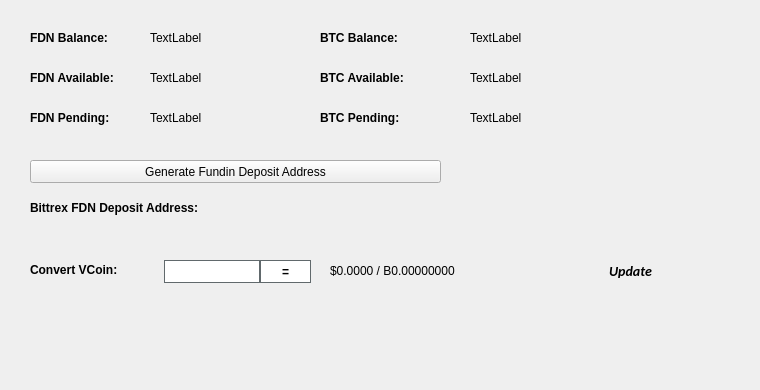
   <widget class="QWidget" name="BalanceTab">
    <attribute name="title">
     <string>Balance</string>
    </attribute>
    <widget class="QLabel" name="BitcoinBalanceLabel">
     <property name="geometry">
      <rect>
       <x>470</x>
       <y>30</y>
       <width>150</width>
       <height>16</height>
      </rect>
     </property>
     <property name="text">
      <string>TextLabel</string>
     </property>
    </widget>
    <widget class="QLabel" name="FDNBalanceLabel">
     <property name="geometry">
      <rect>
       <x>150</x>
       <y>30</y>
       <width>150</width>
       <height>16</height>
      </rect>
     </property>
     <property name="text">
      <string>TextLabel</string>
     </property>
    </widget>
    <widget class="QLabel" name="label_11">
     <property name="geometry">
      <rect>
       <x>30</x>
       <y>30</y>
       <width>101</width>
       <height>16</height>
      </rect>
     </property>
     <property name="font">
      <font>
       <weight>75</weight>
       <bold>true</bold>
      </font>
     </property>
     <property name="text">
      <string>FDN Balance:</string>
     </property>
    </widget>
    <widget class="QLabel" name="label_12">
     <property name="geometry">
      <rect>
       <x>320</x>
       <y>30</y>
       <width>101</width>
       <height>16</height>
      </rect>
     </property>
     <property name="font">
      <font>
       <weight>75</weight>
       <bold>true</bold>
      </font>
     </property>
     <property name="text">
      <string>BTC Balance:</string>
     </property>
    </widget>
    <widget class="QLabel" name="FDNAvailableLabel_2">
     <property name="geometry">
      <rect>
       <x>150</x>
       <y>70</y>
       <width>150</width>
       <height>16</height>
      </rect>
     </property>
     <property name="text">
      <string>TextLabel</string>
     </property>
    </widget>
    <widget class="QLabel" name="label_13">
     <property name="geometry">
      <rect>
       <x>30</x>
       <y>70</y>
       <width>111</width>
       <height>16</height>
      </rect>
     </property>
     <property name="font">
      <font>
       <weight>75</weight>
       <bold>true</bold>
      </font>
     </property>
     <property name="text">
      <string>FDN Available:</string>
     </property>
    </widget>
    <widget class="QLabel" name="label_14">
     <property name="geometry">
      <rect>
       <x>30</x>
       <y>110</y>
       <width>101</width>
       <height>16</height>
      </rect>
     </property>
     <property name="font">
      <font>
       <weight>75</weight>
       <bold>true</bold>
      </font>
     </property>
     <property name="text">
      <string>FDN Pending:</string>
     </property>
    </widget>
    <widget class="QLabel" name="FDNPendingLabel">
     <property name="geometry">
      <rect>
       <x>150</x>
       <y>110</y>
       <width>150</width>
       <height>16</height>
      </rect>
     </property>
     <property name="text">
      <string>TextLabel</string>
     </property>
    </widget>
    <widget class="QLabel" name="label_15">
     <property name="geometry">
      <rect>
       <x>320</x>
       <y>70</y>
       <width>111</width>
       <height>16</height>
      </rect>
     </property>
     <property name="font">
      <font>
       <weight>75</weight>
       <bold>true</bold>
      </font>
     </property>
     <property name="text">
      <string>BTC Available:</string>
     </property>
    </widget>
    <widget class="QLabel" name="BitcoinAvailableLabel">
     <property name="geometry">
      <rect>
       <x>470</x>
       <y>70</y>
       <width>150</width>
       <height>16</height>
      </rect>
     </property>
     <property name="text">
      <string>TextLabel</string>
     </property>
    </widget>
    <widget class="QLabel" name="label_31">
     <property name="geometry">
      <rect>
       <x>320</x>
       <y>110</y>
       <width>111</width>
       <height>16</height>
      </rect>
     </property>
     <property name="font">
      <font>
       <weight>75</weight>
       <bold>true</bold>
      </font>
     </property>
     <property name="text">
      <string>BTC Pending:</string>
     </property>
    </widget>
    <widget class="QLabel" name="BitcoinPendingLabel">
     <property name="geometry">
      <rect>
       <x>470</x>
       <y>110</y>
       <width>150</width>
       <height>16</height>
      </rect>
     </property>
     <property name="text">
      <string>TextLabel</string>
     </property>
    </widget>
    <widget class="QLabel" name="label_33">
     <property name="geometry">
      <rect>
       <x>30</x>
       <y>200</y>
       <width>221</width>
       <height>16</height>
      </rect>
     </property>
     <property name="font">
      <font>
       <weight>75</weight>
       <bold>true</bold>
      </font>
     </property>
     <property name="text">
      <string>Bittrex FDN Deposit Address:</string>
     </property>
    </widget>
    <widget class="QPushButton" name="GenDepositBTN">
     <property name="geometry">
      <rect>
       <x>30</x>
       <y>160</y>
       <width>411</width>
       <height>23</height>
      </rect>
     </property>
     <property name="text">
      <string>Generate Fundin Deposit Address</string>
     </property>
     <property name="icon">
      <iconset resource="../fundin.qrc">
       <normaloff>:/icons/bitcoin</normaloff>:/icons/bitcoin</iconset>
     </property>
    </widget>
    <widget class="QLabel" name="DepositAddressLabel">
     <property name="geometry">
      <rect>
       <x>200</x>
       <y>200</y>
       <width>261</width>
       <height>16</height>
      </rect>
     </property>
     <property name="palette">
      <palette>
       <active>
        <colorrole role="WindowText">
         <brush brushstyle="SolidPattern">
          <color alpha="255">
           <red>0</red>
           <green>0</green>
           <blue>0</blue>
          </color>
         </brush>
        </colorrole>
        <colorrole role="Text">
         <brush brushstyle="SolidPattern">
          <color alpha="255">
           <red>0</red>
           <green>0</green>
           <blue>255</blue>
          </color>
         </brush>
        </colorrole>
       </active>
       <inactive>
        <colorrole role="WindowText">
         <brush brushstyle="SolidPattern">
          <color alpha="255">
           <red>0</red>
           <green>0</green>
           <blue>0</blue>
          </color>
         </brush>
        </colorrole>
        <colorrole role="Text">
         <brush brushstyle="SolidPattern">
          <color alpha="255">
           <red>0</red>
           <green>0</green>
           <blue>255</blue>
          </color>
         </brush>
        </colorrole>
       </inactive>
       <disabled>
        <colorrole role="WindowText">
         <brush brushstyle="SolidPattern">
          <color alpha="255">
           <red>120</red>
           <green>120</green>
           <blue>120</blue>
          </color>
         </brush>
        </colorrole>
        <colorrole role="Text">
         <brush brushstyle="SolidPattern">
          <color alpha="255">
           <red>120</red>
           <green>120</green>
           <blue>120</blue>
          </color>
         </brush>
        </colorrole>
       </disabled>
      </palette>
     </property>
     <property name="font">
      <font>
       <weight>75</weight>
       <bold>true</bold>
      </font>
     </property>
     <property name="text">
      <string/>
     </property>
     <property name="alignment">
      <set>Qt::AlignRight|Qt::AlignTrailing|Qt::AlignVCenter</set>
     </property>
     <property name="textInteractionFlags">
      <set>Qt::LinksAccessibleByMouse|Qt::TextSelectableByKeyboard|Qt::TextSelectableByMouse</set>
     </property>
    </widget>
    <widget class="QLabel" name="label_8">
     <property name="geometry">
      <rect>
       <x>460</x>
       <y>300</y>
       <width>281</width>
       <height>81</height>
      </rect>
     </property>
     <property name="text">
      <string/>
     </property>
     <property name="pixmap">
      <pixmap>:/images/bittrex</pixmap>
     </property>
    </widget>
    <widget class="QWidget" name="widgetConversion" native="true">
     <property name="geometry">
      <rect>
       <x>0</x>
       <y>250</y>
       <width>751</width>
       <height>43</height>
      </rect>
     </property>
     <property name="minimumSize">
      <size>
       <width>0</width>
       <height>43</height>
      </size>
     </property>
     <property name="styleSheet">
      <string notr="true"/>
     </property>
     <widget class="QPushButton" name="btnUpdateMarketData">
      <property name="geometry">
       <rect>
        <x>575</x>
        <y>0</y>
        <width>111</width>
        <height>41</height>
       </rect>
      </property>
      <property name="sizePolicy">
       <sizepolicy hsizetype="Expanding" vsizetype="Expanding">
        <horstretch>0</horstretch>
        <verstretch>0</verstretch>
       </sizepolicy>
      </property>
      <property name="font">
       <font>
        <family>calibri</family>
        <pointsize>-1</pointsize>
        <weight>75</weight>
        <italic>true</italic>
        <bold>true</bold>
       </font>
      </property>
      <property name="styleSheet">
       <string notr="true">margin:0px;text-align:center;padding:2px;border-radius:3px;font-style:italic;width:100px;font-size:14px;font-family:calibri;font-weight:600;</string>
      </property>
      <property name="text">
       <string>Update</string>
      </property>
      <property name="iconSize">
       <size>
        <width>150</width>
        <height>35</height>
       </size>
      </property>
      <property name="autoDefault">
       <bool>true</bool>
      </property>
      <property name="default">
       <bool>true</bool>
      </property>
     </widget>
     <widget class="QLabel" name="lblConvertVCoin">
      <property name="geometry">
       <rect>
        <x>30</x>
        <y>10</y>
        <width>131</width>
        <height>20</height>
       </rect>
      </property>
      <property name="styleSheet">
       <string notr="true"/>
      </property>
      <property name="text">
       <string>&lt;html&gt;&lt;head/&gt;&lt;body&gt;&lt;p&gt;&lt;span style=&quot; font-weight:600;&quot;&gt;Convert VCoin:&lt;/span&gt;&lt;/p&gt;&lt;/body&gt;&lt;/html&gt;</string>
      </property>
     </widget>
     <widget class="QLineEdit" name="txtConvertVCoinQty">
      <property name="geometry">
       <rect>
        <x>160</x>
        <y>10</y>
        <width>100</width>
        <height>23</height>
       </rect>
      </property>
      <property name="minimumSize">
       <size>
        <width>100</width>
        <height>23</height>
       </size>
      </property>
      <property name="maximumSize">
       <size>
        <width>100</width>
        <height>16777215</height>
       </size>
      </property>
      <property name="styleSheet">
       <string notr="true">border: 1px solid #61696c;margin-left:4px;</string>
      </property>
     </widget>
     <widget class="QPushButton" name="btnConvertFundin">
      <property name="geometry">
       <rect>
        <x>260</x>
        <y>10</y>
        <width>51</width>
        <height>23</height>
       </rect>
      </property>
      <property name="minimumSize">
       <size>
        <width>0</width>
        <height>23</height>
       </size>
      </property>
      <property name="styleSheet">
       <string notr="true">border:1px solid #61696c;background:white;font-weight:600;</string>
      </property>
      <property name="text">
       <string>=</string>
      </property>
     </widget>
     <widget class="QLabel" name="lblConvertVCoinResults">
      <property name="geometry">
       <rect>
        <x>330</x>
        <y>0</y>
        <width>201</width>
        <height>41</height>
       </rect>
      </property>
      <property name="styleSheet">
       <string notr="true"/>
      </property>
      <property name="text">
       <string>$0.0000 / B0.00000000</string>
      </property>
     </widget>
     <widget class="QLabel" name="iconOverviewUpdateWait">
      <property name="geometry">
       <rect>
        <x>670</x>
        <y>10</y>
        <width>24</width>
        <height>24</height>
       </rect>
      </property>
      <property name="text">
       <string/>
      </property>
      <property name="pixmap">
       <pixmap resource="../fundin.qrc">:/icons/transaction_1</pixmap>
      </property>
      <property name="scaledContents">
       <bool>true</bool>
      </property>
      <property name="alignment">
       <set>Qt::AlignCenter</set>
      </property>
     </widget>
    </widget>
   </widget>
